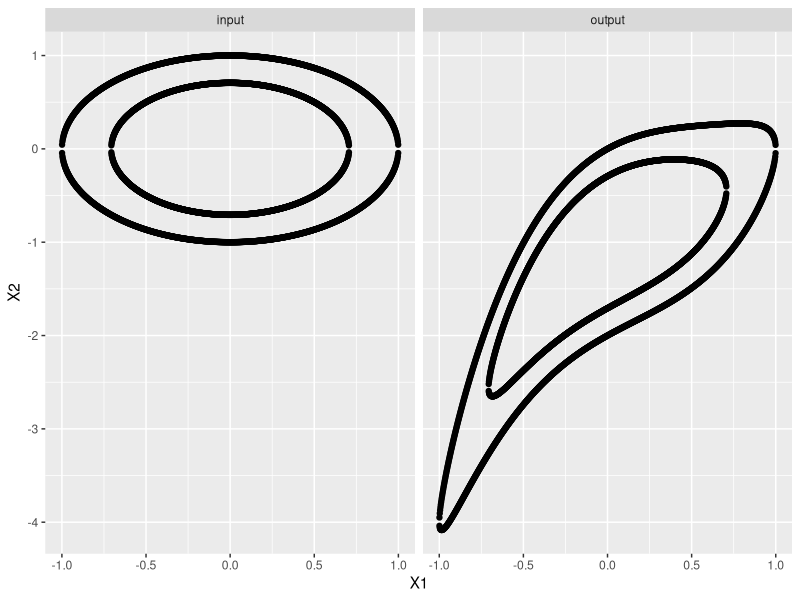
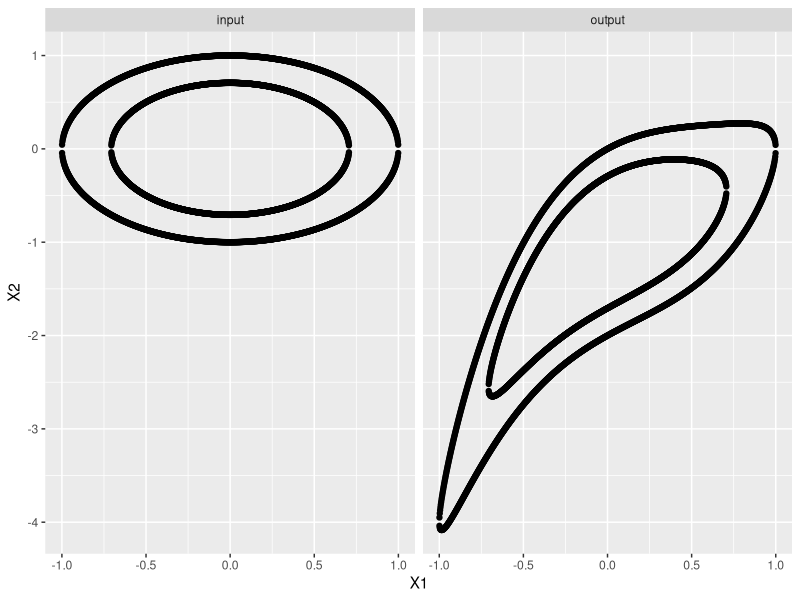

The R script that drew these images, in order:
## ---- chunk 1
knitr::opts_chunk$set(echo = TRUE)
## ---- chunk 2
diffeo <- function(input_mat){
    n <- nrow(input_mat)
    output_mat <- matrix(0, n, 2)
    
    for (i in (1:n)) {
    x <- input_mat[i, 1]
    y <- input_mat[i, 2]
    u <- x
    v <- y + x^3 - x^2 + x -1
    
    output_mat[i, 1] <- u
    output_mat[i, 2] <- v
    }
    
    return(output_mat)
}

n <- 1000
x1 <- seq(-1 + .001, 1 - .001, length.out = n)
x2 <- seq(-sqrt(.5) + .001, sqrt(.5) - .001, length.out = n)

y1_plus <- sqrt(1 - x1^2)
y1_minus <- -sqrt(1 - x1^2)

y2_plus <- sqrt(.5 - x2^2)
y2_minus <- -sqrt(.5 - x2^2)

input1_mat_plus <- matrix(cbind(x1, y1_plus), n, 2)
input1_mat_minus <- matrix(cbind(x1, y1_minus), n, 2)
output1_mat_plus <- diffeo(input1_mat_plus)
output1_mat_minus <- diffeo(input1_mat_minus)

input2_mat_plus <- matrix(cbind(x2, y2_plus), n, 2)
input2_mat_minus <- matrix(cbind(x2, y2_minus), n, 2)
output2_mat_plus <- diffeo(input2_mat_plus)
output2_mat_minus <- diffeo(input2_mat_minus)

input1_df <- data.frame(rbind(input1_mat_plus, input1_mat_minus))
output1_df <- data.frame(rbind(output1_mat_plus, output1_mat_minus))

input2_df <- data.frame(rbind(input2_mat_plus, input2_mat_minus))
output2_df <- data.frame(rbind(output2_mat_plus, output2_mat_minus))

input_df <- rbind(input1_df, input2_df)
output_df <- rbind(output1_df, output2_df)

input_df$type <- rep("input", 2*n)
output_df$type <- rep("output", 2*n)

df <- rbind(input_df, output_df)

library(ggplot2)
p_input <- ggplot(input_df) + geom_point(aes(x = X1, y = X2))
p_output <- ggplot(output_df) + geom_point(aes(x = X1, y = X2))

p <- ggplot(df,) +
    geom_point(aes(x = X1, y = X2)) +
    facet_grid(. ~ type, scales = "free") 

p
path <- "/home/carson/Desktop/Github/invariMH/Figures/induced_action/ex1.pdf"

ggsave(path, p)
